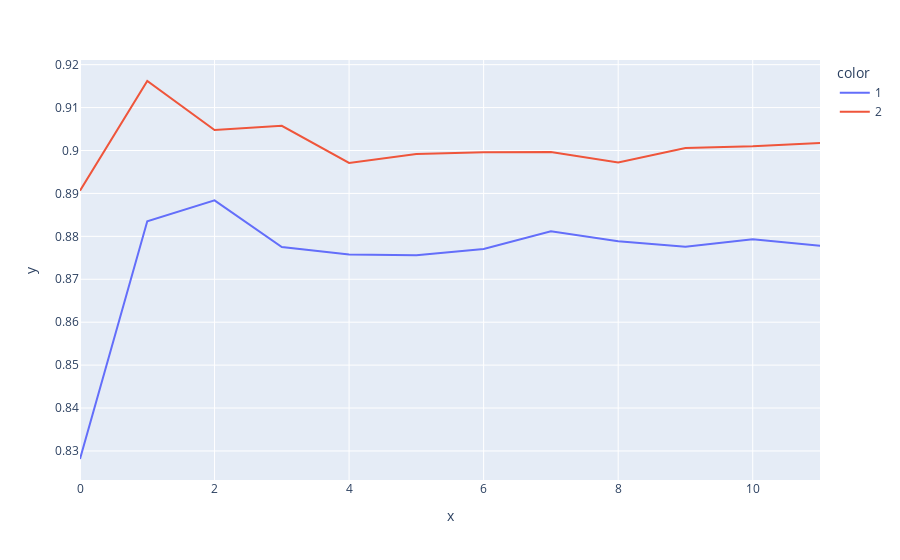

The cell this chart's notebook holds for it:
### Code cell
get_figure(
    data,
    'accuracy',
    'val'
)

### Figure 1 — Plotly figure (JSON) as saved in the notebook; plotly's stock layout.template omitted (floating-point values rounded to 4 significant figures)
{"data": [{"hovertemplate": "color=1<br>x=%{x}<br>y=%{y}<extra></extra>", "legendgroup": "1", "line": {"color": "#636efa", "dash": "solid"}, "marker": {"symbol": "circle"}, "mode": "lines", "name": "1", "orientation": "v", "showlegend": true, "type": "scatter", "x": [0, 1, 2, 3, 4, 5, 6, 7, 8, 9, 10, 11, 11], "xaxis": "x", "y": [0.8281, 0.8835, 0.8884, 0.8775, 0.8758, 0.8756, 0.877, 0.8812, 0.8789, 0.8776, 0.8793, 0.8778, 0.878], "yaxis": "y"}, {"hovertemplate": "color=2<br>x=%{x}<br>y=%{y}<extra></extra>", "legendgroup": "2", "line": {"color": "#EF553B", "dash": "solid"}, "marker": {"symbol": "circle"}, "mode": "lines", "name": "2", "orientation": "v", "showlegend": true, "type": "scatter", "x": [0, 1, 2, 3, 4, 5, 6, 7, 8, 9, 10, 11, 11], "xaxis": "x", "y": [0.8906, 0.9162, 0.9048, 0.9057, 0.8971, 0.8992, 0.8996, 0.8996, 0.8972, 0.9006, 0.901, 0.9017, 0.9017], "yaxis": "y"}], "layout": {"autosize": true, "legend": {"title": {"text": "color"}, "tracegroupgap": 0}, "margin": {"t": 60}, "xaxis": {"anchor": "y", "autorange": true, "domain": [0, 1], "range": [0, 11], "title": {"text": "x"}, "type": "linear"}, "yaxis": {"anchor": "x", "autorange": true, "domain": [0, 1], "range": [0.8232, 0.9211], "title": {"text": "y"}, "type": "linear"}}}
